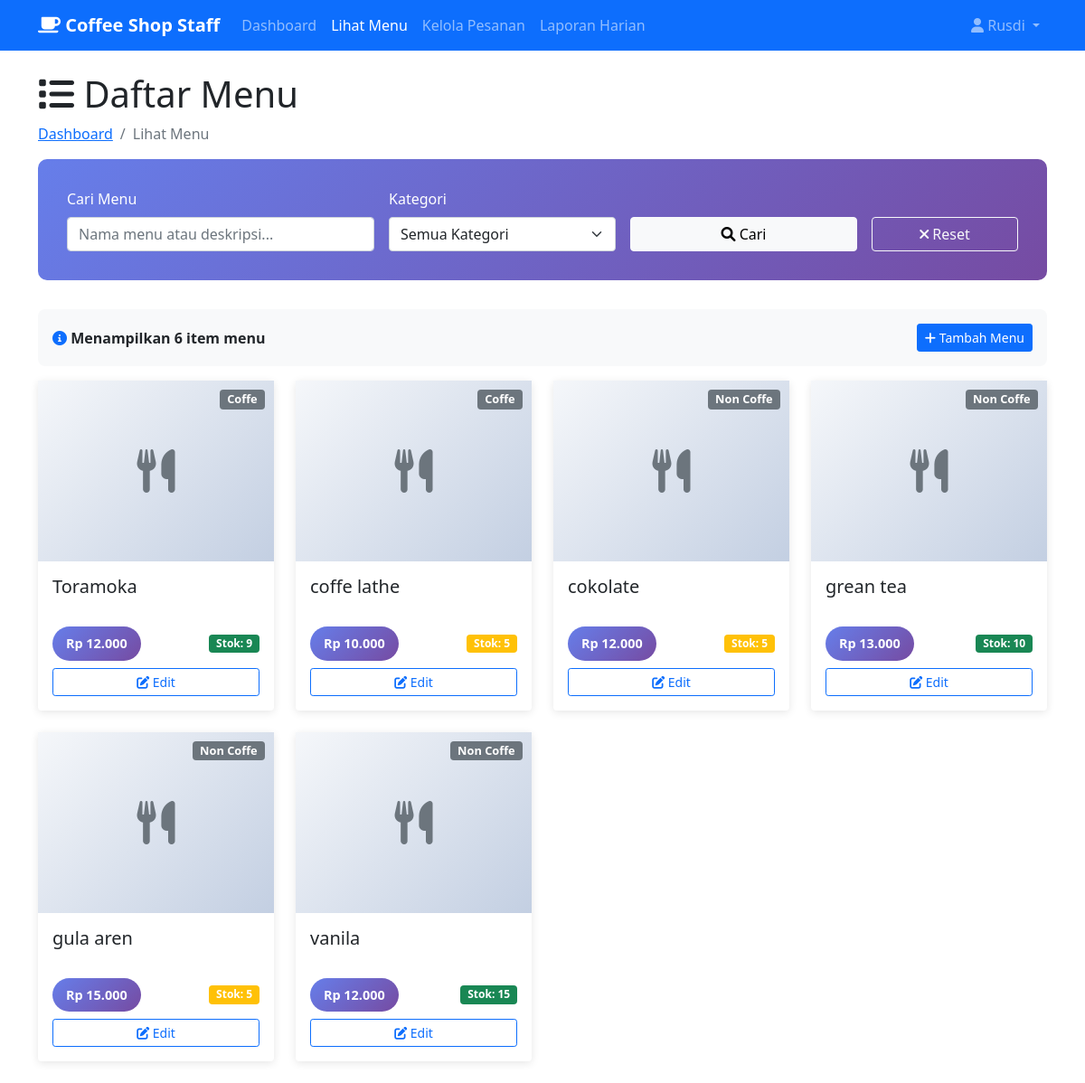
The app's page /karyawan/view_menu.php (signed in), older data.
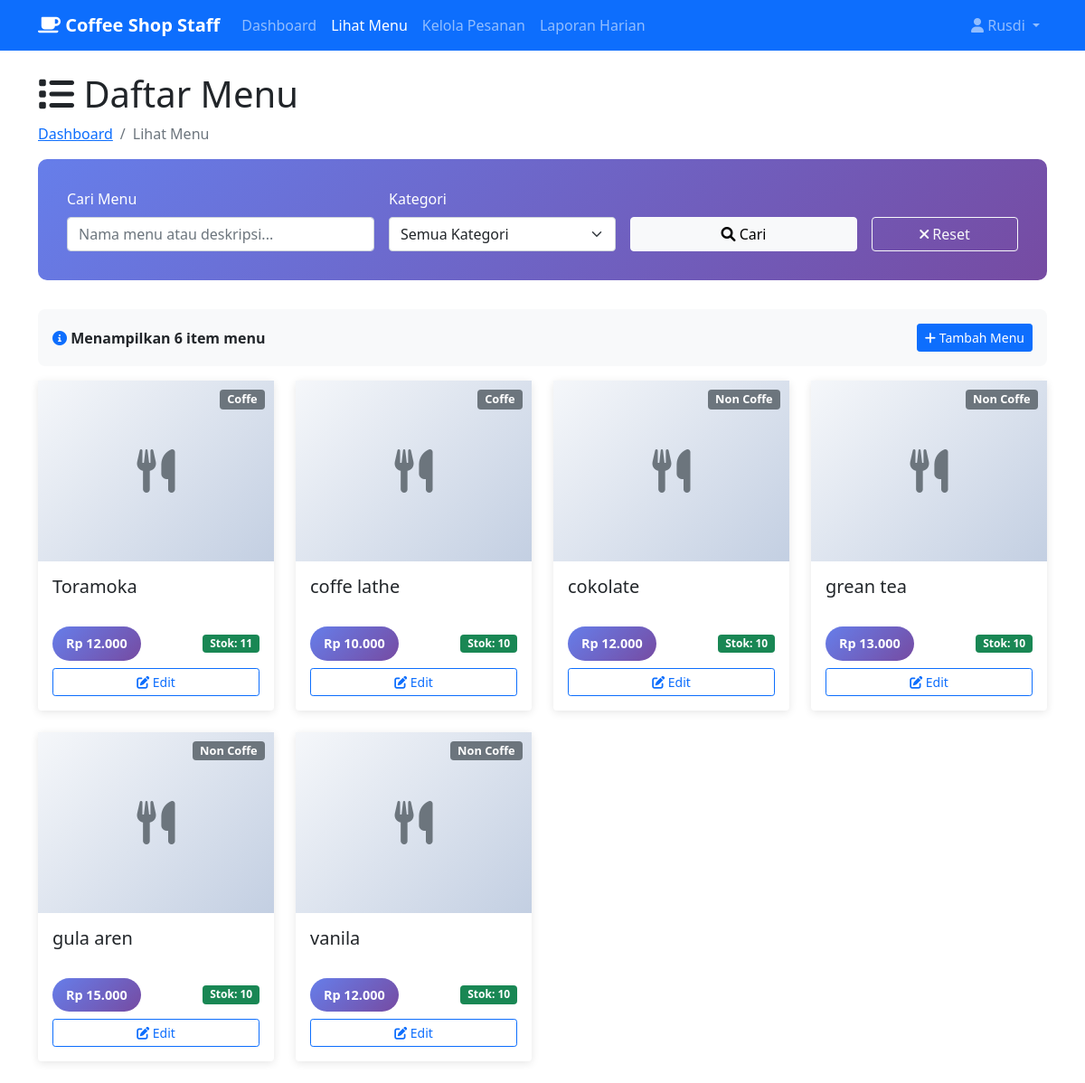
The same page, newer data.
### tables this page shows
CREATE TABLE `menu` (
  `kode_menu` varchar(20) NOT NULL,
  `nama_menu` varchar(100) NOT NULL,
  `kategori` enum('Coffe','Non Coffe') NOT NULL,
  `harga` int NOT NULL,
  `status` enum('available','unavailable','discontinued') DEFAULT 'available',
  `created_at` timestamp NULL DEFAULT CURRENT_TIMESTAMP,
  `stok` int NOT NULL DEFAULT '0'
);

### classes/Menu.php (called while the page is built)
<?php
class Menu {
    private $conn;
    public function __construct($db) {
        $this->conn = $db;
    }
    public function read() {
        $query = "SELECT * FROM menu ORDER BY created_at DESC";
        $stmt = $this->conn->prepare($query);
        $stmt->execute();
        return $stmt;
    }
}
?>

### karyawan/view_menu.php (the view, shortened to what the changed rows need)
<?php
require_once __DIR__ . '/../classes/Menu.php';
$database = new Database();
$db = $database->getConnection();
$menu = new Menu($db);
$stmt = $menu->read();
$menu_items = $stmt->fetchAll(PDO::FETCH_ASSOC);
$filtered_items = $menu_items;
usort($filtered_items, function($a, $b) {
    if ($a['kategori'] == $b['kategori']) {
        return strcmp($a['nama_menu'], $b['nama_menu']);
    }
    return strcmp($a['kategori'], $b['kategori']);
});
?>
<!DOCTYPE html>
<html lang="id">
<head>
    <link href="https://cdn.jsdelivr.net/npm/bootstrap@5.1.3/dist/css/bootstrap.min.css" rel="stylesheet" />
    <link href="https://cdnjs.cloudflare.com/ajax/libs/font-awesome/6.0.0/css/all.min.css" rel="stylesheet" />
</head>
<body>
    <div class="container mt-4">
        <div class="row">
            <div class="col-md-12">
                <h1><i class="fas fa-list"></i> Daftar Menu</h1>
            </div>
        </div>
        <div class="row">
            <?php if (empty($filtered_items)): ?>
                <div class="col-12">
                    <div class="alert alert-info text-center">
                        <i class="fas fa-info-circle fa-3x mb-3"></i>
                        <h4>Tidak ada menu yang ditemukan</h4>
                        <p>Silakan coba dengan kata kunci atau kategori yang berbeda.</p>
                        <a href="view_menu.php" class="btn btn-primary">
                            <i class="fas fa-arrow-left"></i> Kembali ke Semua Menu
                        </a>
                    </div>
                </div>
            <?php else: ?>
                <?php foreach($filtered_items as $item): ?>
                    <?php
                    $stok = isset($item['stok']) ? (int)$item['stok'] : 0;
                    $kategori = isset($item['kategori']) ? htmlspecialchars(ucfirst($item['kategori'])) : 'Unknown';
                    $nama_menu = isset($item['nama_menu']) ? htmlspecialchars($item['nama_menu']) : '-';
                    $harga = isset($item['harga']) ? (int)$item['harga'] : 0;
                    $kode_menu = isset($item['kode_menu']) ? htmlspecialchars($item['kode_menu']) : '';
                    ?>
                    <div class="col-md-4 col-lg-3 mb-4">
                        <div class="card menu-card <?= ($stok <= 0) ? 'out-of-stock' : ''; ?>">
                            <div class="position-relative">
                                <div class="menu-image">
                                    <i class="fas fa-utensils fa-3x text-muted"></i>
                                </div>
                                <span class="badge bg-secondary category-badge">
                                    <?= $kategori; ?>
                                </span>
                            </div>
                            <div class="card-body">
                                <h5 class="card-title"><?= $nama_menu; ?></h5>
                                <div class="card-footer-custom">
                                    <div class="d-flex justify-content-between align-items-center mb-2">
                                        <span class="price-tag">
                                            Rp <?= number_format($harga, 0, ',', '.'); ?>
                                        </span>
                                        <span class="badge bg-<?= $stok > 5 ? 'success' : ($stok > 0 ? 'warning' : 'danger'); ?>">
                                            Stok: <?= $stok; ?>
                                        </span>
                                    </div>
                                    <div class="d-grid gap-2">
                                        <a href="edit_menu.php?kode_menu=<?= $kode_menu; ?>" class="btn btn-outline-primary btn-sm">
                                            <i class="fas fa-edit"></i> Edit
                                        </a>
                                    </div>
                                </div>
                            </div>
                        </div>
                    </div>
                <?php endforeach; ?>
            <?php endif; ?>
        </div>
    </div>
</body>
</html>

Row changes from the older to the newer data that the page shows:
changed menu "Toramoka": stok "9" → "11"
changed menu "coffe lathe": stok "5" → "10"
changed menu "cokolate": stok "5" → "10"
changed menu "gula aren": stok "5" → "10"
changed menu "vanila": stok "15" → "10"
